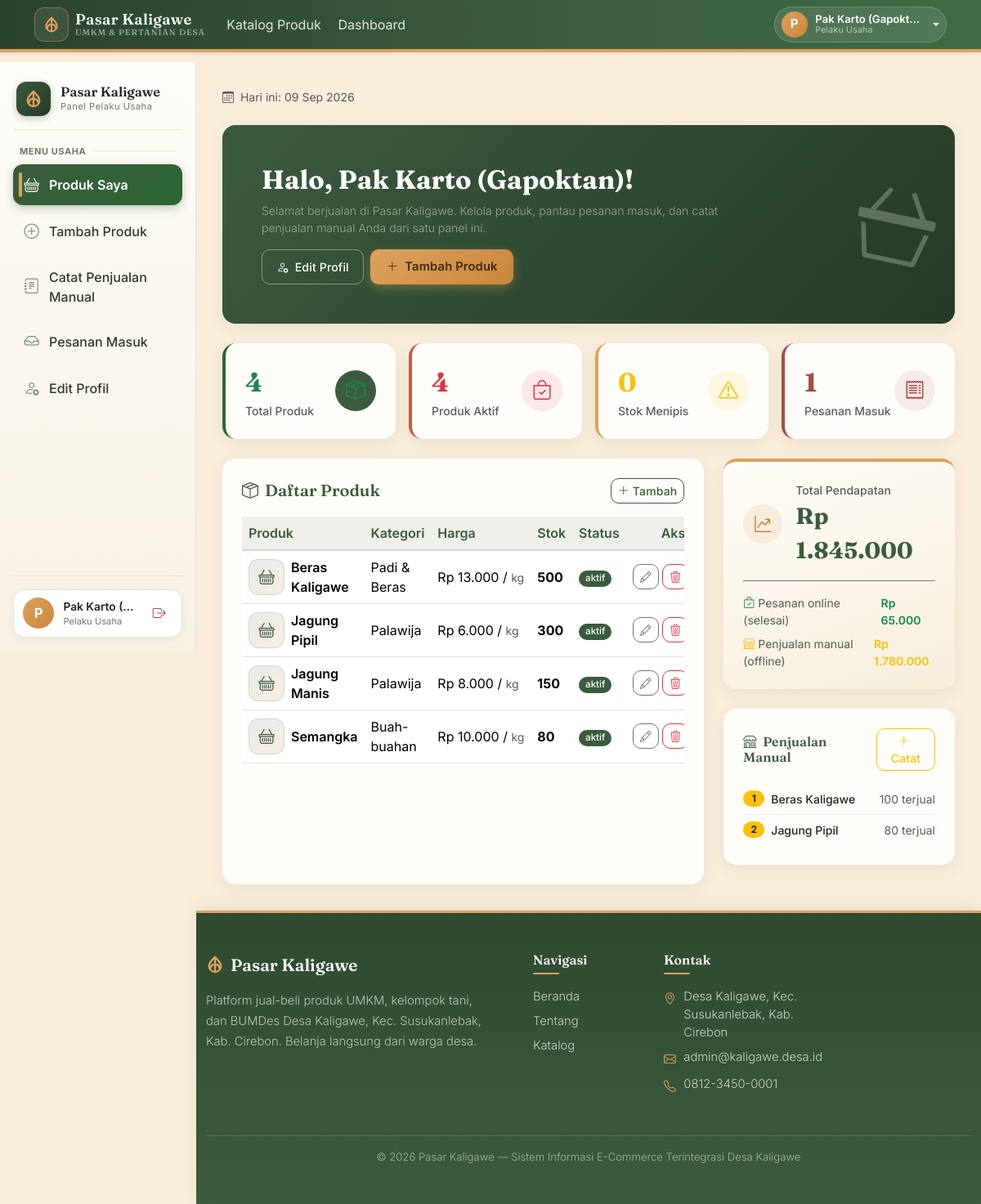
Page /pelaku_usaha/produk_saya.php (signed in) on the earlier database version.
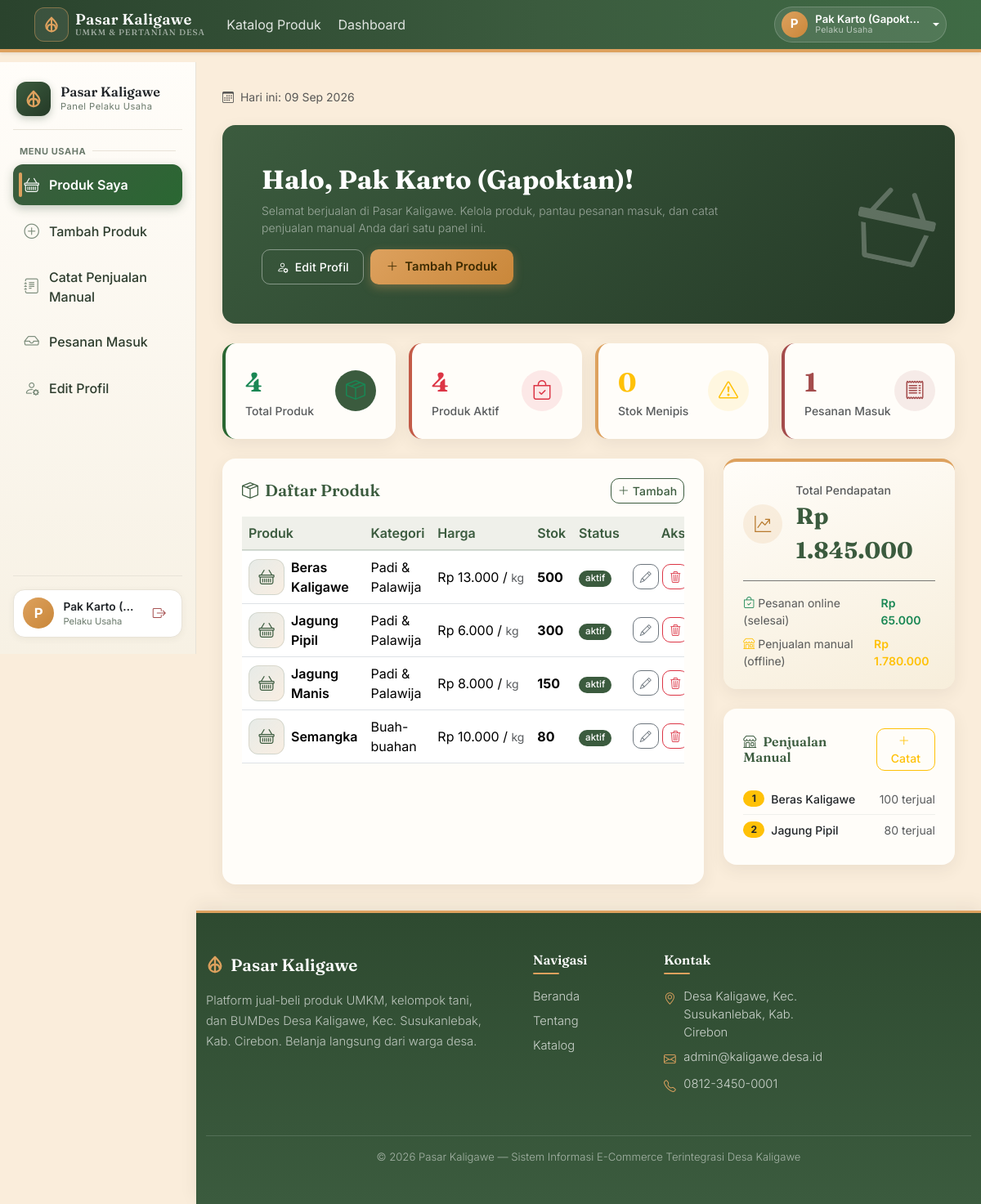
Same page on the later database version.
### tables this page shows
CREATE TABLE produk (
  id INT AUTO_INCREMENT PRIMARY KEY,
  user_id INT NOT NULL,
  kategori_id INT NOT NULL,
  sumber_usaha ENUM('perorangan','kelompok_usaha','bumdes') NOT NULL DEFAULT 'perorangan',
  nama_produk VARCHAR(150) NOT NULL,
  deskripsi TEXT,
  harga DECIMAL(12,2) NOT NULL,
  satuan VARCHAR(30) NOT NULL DEFAULT 'pcs',
  stok INT NOT NULL DEFAULT 0,
  foto VARCHAR(255) DEFAULT NULL,
  status ENUM('aktif','nonaktif') NOT NULL DEFAULT 'aktif',
  created_at TIMESTAMP DEFAULT CURRENT_TIMESTAMP,
  FOREIGN KEY (user_id) REFERENCES users(id) ON DELETE CASCADE,
  FOREIGN KEY (kategori_id) REFERENCES kategori(id)
);

CREATE TABLE kategori (
  id INT AUTO_INCREMENT PRIMARY KEY,
  nama_kategori VARCHAR(100) NOT NULL,
  jenis ENUM('umkm','pertanian') NOT NULL
);

### includes/auth.php (called while the page is built, shortened)
<?php
function is_logged_in() {
    return isset($_SESSION['user_id']);
}
function current_user() {
    return [
        'id' => $_SESSION['user_id'],
        'nama' => $_SESSION['nama'],
        'role' => $_SESSION['role'],
        'email' => $_SESSION['email'],
    ];
}

### includes/functions.php (called while the page is built, shortened)
<?php
function rupiah($angka) {
    return 'Rp ' . number_format((float) $angka, 0, ',', '.');
}
function sanitize($str) {
    return htmlspecialchars(trim($str), ENT_QUOTES, 'UTF-8');
}

### pelaku_usaha/produk_saya.php (the view, shortened to what the changed rows need)
<?php
require_once __DIR__ . '/../includes/functions.php';
require_once __DIR__ . '/../includes/auth.php';
$user_id = current_user()['id'];
$stmt = $pdo->prepare(
    "SELECT p.*, k.nama_kategori, k.jenis
     FROM produk p JOIN kategori k ON p.kategori_id = k.id
     WHERE p.user_id = ? ORDER BY p.created_at DESC"
);
$stmt->execute([$user_id]);
$produk_list = $stmt->fetchAll();
require_once __DIR__ . '/../includes/header.php';
?>
<div class="app-content">
    <div class="card text-white mb-4 overflow-hidden border-0 shadow-sm" style="background: linear-gradient(135deg, var(--kaligawe-primary) 0%, #253a27 100%); border-radius: 16px;">
        <div class="card-body p-4 p-md-5 d-flex align-items-center justify-content-between flex-wrap gap-3 position-relative">
            <div class="position-relative" style="z-index: 2;">
                <h2 class="fw-bold mb-2" style="font-family: var(--font-display);">Halo, <?= sanitize(current_user()['nama']) ?>!</h2>
            </div>
        </div>
    </div>
    <div class="row g-4">
        <div class="col-lg-8">
            <div class="card border-0 shadow-sm h-100">
                <div class="card-body p-4">
                    <?php if (empty($produk_list)): ?>
                        <div class="alert alert-secondary mb-0">Anda belum memiliki produk. Klik "Tambah Produk" untuk mulai.</div>
                    <?php else: ?>
                        <div class="table-responsive">
                            <table class="table align-middle mb-0">
                                <thead>
                                    <tr>
                                        <th>Produk</th>
                                        <th>Kategori</th>
                                        <th>Harga</th>
                                        <th>Stok</th>
                                        <th>Status</th>
                                        <th class="text-end">Aksi</th>
                                    </tr>
                                </thead>
                                <tbody>
                                <?php foreach ($produk_list as $p):
                                    $low_stok = (int) $p['stok'] <= 5; ?>
                                    <tr>
                                        <td>
                                            <div class="d-flex align-items-center gap-2">
                                                <div class="produk-tile"><i class="bi bi-basket"></i></div>
                                                <span class="fw-semibold"><?= sanitize($p['nama_produk']) ?></span>
                                            </div>
                                        </td>
                                        <td><?= sanitize($p['nama_kategori']) ?></td>
                                        <td class="text-nowrap"><?= rupiah($p['harga']) ?> / <span class="text-muted small"><?= sanitize($p['satuan']) ?></span></td>
                                        <td>
                                            <span class="fw-bold <?= $low_stok ? 'text-danger' : '' ?>"><?= (int) $p['stok'] ?></span>
                                        </td>
                                        <td>
                                            <span class="badge bg-<?= $p['status'] === 'aktif' ? 'success' : 'secondary' ?> rounded-pill px-2 py-1" style="font-size: 0.72rem; font-weight: 500;" title="Klik Edit untuk mengubah status aktif/nonaktif" data-bs-toggle="tooltip">
                                                <?= sanitize($p['status']) ?>
                                            </span>
                                        </td>
                                        <td class="text-end text-nowrap">
                                            <a href="<?= BASE_URL ?>/pelaku_usaha/edit_produk.php?id=<?= $p['id'] ?>" class="btn btn-sm btn-outline-secondary" title="Edit"><i class="bi bi-pencil"></i></a>
                                            <form method="post" action="<?= BASE_URL ?>/pelaku_usaha/hapus_produk.php" class="d-inline form-confirm-delete" data-message="Hapus produk ini?">
                                                <button type="submit" class="btn btn-sm btn-outline-danger" title="Hapus"><i class="bi bi-trash3"></i></button>
                                            </form>
                                        </td>
                                    </tr>
                                <?php endforeach; ?>
                                </tbody>
                            </table>
                        </div>
                    <?php endif; ?>
                </div>
            </div>
        </div>
    </div>
</div>
<?php require_once __DIR__ . '/../includes/footer.php'; ?>

Differences in the rows shown:
changed produk "Beras Kaligawe": kategori.nama_kategori "Padi & Beras" → "Padi & Palawija"
changed produk "Jagung Pipil": kategori.nama_kategori "Palawija" → "Padi & Palawija"
changed produk "Jagung Manis": kategori.nama_kategori "Palawija" → "Padi & Palawija"
